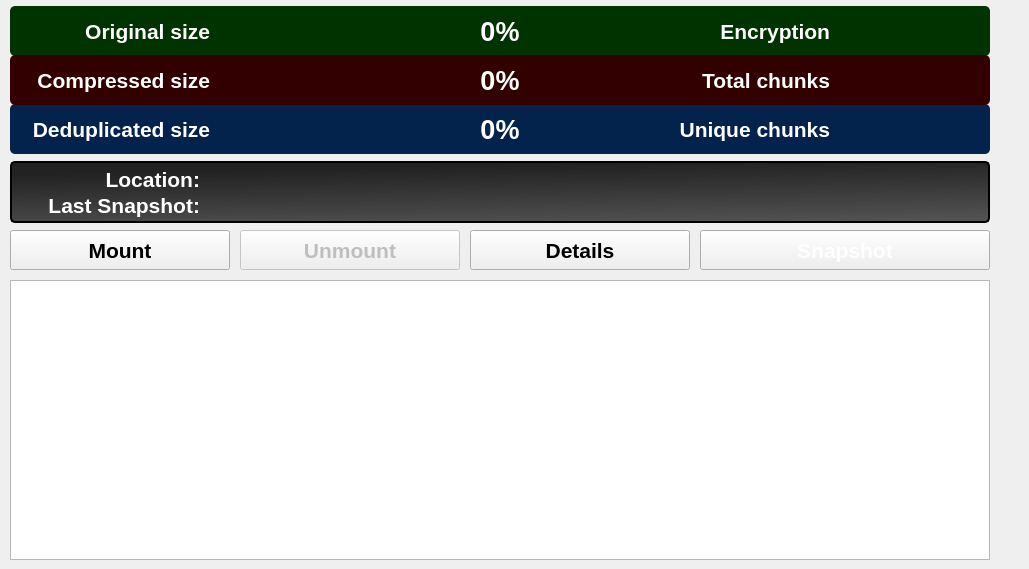
    <widget class="QWidget" name="BackUP">
     <attribute name="title">
      <string>&amp;BackUP</string>
     </attribute>
     <widget class="QProgressBar" name="progressBar_2">
      <property name="geometry">
       <rect>
        <x>10</x>
        <y>55</y>
        <width>980</width>
        <height>50</height>
       </rect>
      </property>
      <property name="font">
       <font>
        <pointsize>20</pointsize>
        <weight>75</weight>
        <bold>true</bold>
       </font>
      </property>
      <property name="layoutDirection">
       <enum>Qt::LeftToRight</enum>
      </property>
      <property name="styleSheet">
       <string notr="true">QProgressBar {
background: #330000;
padding: 2px;
text-align: center;
border-radius: 5px;
color: rgb(255,255,255);
}
QProgressBar::chunk:horizontal {
background: qlineargradient( x1:0,y1:0,x2:1,y2:1,stop: 0 #FF0000, stop: 1 #330000);
border-radius: 3px;
}</string>
      </property>
      <property name="value">
       <number>0</number>
      </property>
      <property name="alignment">
       <set>Qt::AlignCenter</set>
      </property>
      <property name="textDirection">
       <enum>QProgressBar::TopToBottom</enum>
      </property>
      <property name="format">
       <string>%p%</string>
      </property>
     </widget>
     <widget class="QLabel" name="label_3">
      <property name="geometry">
       <rect>
        <x>20</x>
        <y>104</y>
        <width>190</width>
        <height>50</height>
       </rect>
      </property>
      <property name="font">
       <font>
        <pointsize>16</pointsize>
        <weight>75</weight>
        <bold>true</bold>
       </font>
      </property>
      <property name="styleSheet">
       <string notr="true">color: rgb(255,255,255);
background:rgba(0,0,0,0);</string>
      </property>
      <property name="lineWidth">
       <number>0</number>
      </property>
      <property name="text">
       <string>Deduplicated size</string>
      </property>
      <property name="alignment">
       <set>Qt::AlignRight|Qt::AlignTrailing|Qt::AlignVCenter</set>
      </property>
     </widget>
     <widget class="QLabel" name="Info">
      <property name="geometry">
       <rect>
        <x>210</x>
        <y>6</y>
        <width>130</width>
        <height>50</height>
       </rect>
      </property>
      <property name="font">
       <font>
        <family>Droid Sans Thai</family>
        <pointsize>16</pointsize>
        <weight>75</weight>
        <bold>true</bold>
       </font>
      </property>
      <property name="layoutDirection">
       <enum>Qt::RightToLeft</enum>
      </property>
      <property name="styleSheet">
       <string notr="true">color: rgb(255,255,255);
background:rgba(0,0,0,0);</string>
      </property>
      <property name="text">
       <string/>
      </property>
      <property name="alignment">
       <set>Qt::AlignRight|Qt::AlignTrailing|Qt::AlignVCenter</set>
      </property>
     </widget>
     <widget class="QPushButton" name="BackUP_NOW">
      <property name="enabled">
       <bool>true</bool>
      </property>
      <property name="geometry">
       <rect>
        <x>700</x>
        <y>230</y>
        <width>290</width>
        <height>40</height>
       </rect>
      </property>
      <property name="font">
       <font>
        <pointsize>16</pointsize>
        <weight>75</weight>
        <bold>true</bold>
       </font>
      </property>
      <property name="styleSheet">
       <string notr="true">color:#FFFFFF;</string>
      </property>
      <property name="text">
       <string>Snapshot</string>
      </property>
     </widget>
     <widget class="QLabel" name="Info_2">
      <property name="geometry">
       <rect>
        <x>210</x>
        <y>55</y>
        <width>130</width>
        <height>50</height>
       </rect>
      </property>
      <property name="font">
       <font>
        <family>Droid Sans Thai</family>
        <pointsize>16</pointsize>
        <weight>75</weight>
        <bold>true</bold>
       </font>
      </property>
      <property name="layoutDirection">
       <enum>Qt::RightToLeft</enum>
      </property>
      <property name="styleSheet">
       <string notr="true">color: rgb(255,255,255);
background:rgba(0,0,0,0);</string>
      </property>
      <property name="text">
       <string/>
      </property>
      <property name="alignment">
       <set>Qt::AlignRight|Qt::AlignTrailing|Qt::AlignVCenter</set>
      </property>
     </widget>
     <widget class="QLabel" name="label">
      <property name="geometry">
       <rect>
        <x>20</x>
        <y>6</y>
        <width>190</width>
        <height>50</height>
       </rect>
      </property>
      <property name="font">
       <font>
        <pointsize>16</pointsize>
        <weight>75</weight>
        <bold>true</bold>
        <kerning>true</kerning>
       </font>
      </property>
      <property name="styleSheet">
       <string notr="true">color: rgb(255,255,255);
background:rgba(0,0,0,0);
</string>
      </property>
      <property name="frameShape">
       <enum>QFrame::NoFrame</enum>
      </property>
      <property name="frameShadow">
       <enum>QFrame::Plain</enum>
      </property>
      <property name="lineWidth">
       <number>0</number>
      </property>
      <property name="text">
       <string>Original size</string>
      </property>
      <property name="alignment">
       <set>Qt::AlignRight|Qt::AlignTrailing|Qt::AlignVCenter</set>
      </property>
     </widget>
     <widget class="QProgressBar" name="progressBar">
      <property name="geometry">
       <rect>
        <x>10</x>
        <y>6</y>
        <width>980</width>
        <height>50</height>
       </rect>
      </property>
      <property name="font">
       <font>
        <pointsize>20</pointsize>
        <weight>75</weight>
        <bold>true</bold>
       </font>
      </property>
      <property name="styleSheet">
       <string notr="true">QProgressBar {
background: #003300;
padding: 2px;
text-align: center;
border-radius: 5px;
color: rgb(255,255,255);
}
QProgressBar::chunk:horizontal {
background: qlineargradient( x1:0,y1:0,x2:1,y2:1,stop: 0 #00FF00, stop: 1 #003300);
border-radius: 3px;
}</string>
      </property>
      <property name="maximum">
       <number>100</number>
      </property>
      <property name="value">
       <number>0</number>
      </property>
      <property name="alignment">
       <set>Qt::AlignCenter</set>
      </property>
      <property name="orientation">
       <enum>Qt::Horizontal</enum>
      </property>
      <property name="format">
       <string>%p%</string>
      </property>
     </widget>
     <widget class="QProgressBar" name="progressBar_3">
      <property name="geometry">
       <rect>
        <x>10</x>
        <y>104</y>
        <width>980</width>
        <height>50</height>
       </rect>
      </property>
      <property name="font">
       <font>
        <pointsize>20</pointsize>
        <weight>75</weight>
        <bold>true</bold>
       </font>
      </property>
      <property name="styleSheet">
       <string notr="true">QProgressBar {
background: #03224c;
padding: 2px;
text-align: center;
border-radius: 5px;
color: rgb(255,255,255);
}
QProgressBar::chunk:horizontal {
background: qlineargradient(x1: 0, y1: 0.1, x2: 1, y2: 0.5, stop: 0 #00c1ff, stop: 1 #0f448c);
border-radius: 3px;
}</string>
      </property>
      <property name="value">
       <number>0</number>
      </property>
      <property name="alignment">
       <set>Qt::AlignCenter</set>
      </property>
      <property name="format">
       <string>%p%</string>
      </property>
     </widget>
     <widget class="QLabel" name="Info_3">
      <property name="geometry">
       <rect>
        <x>210</x>
        <y>104</y>
        <width>130</width>
        <height>50</height>
       </rect>
      </property>
      <property name="font">
       <font>
        <family>Droid Sans Thai</family>
        <pointsize>16</pointsize>
        <weight>75</weight>
        <bold>true</bold>
       </font>
      </property>
      <property name="layoutDirection">
       <enum>Qt::RightToLeft</enum>
      </property>
      <property name="styleSheet">
       <string notr="true">color: rgb(255,255,255);
background:rgba(0,0,0,0);</string>
      </property>
      <property name="text">
       <string/>
      </property>
      <property name="alignment">
       <set>Qt::AlignRight|Qt::AlignTrailing|Qt::AlignVCenter</set>
      </property>
     </widget>
     <widget class="QLabel" name="label_2">
      <property name="geometry">
       <rect>
        <x>20</x>
        <y>55</y>
        <width>190</width>
        <height>50</height>
       </rect>
      </property>
      <property name="font">
       <font>
        <pointsize>16</pointsize>
        <weight>75</weight>
        <bold>true</bold>
       </font>
      </property>
      <property name="styleSheet">
       <string notr="true">color: rgb(255,255,255);
background:rgba(0,0,0,0);</string>
      </property>
      <property name="lineWidth">
       <number>0</number>
      </property>
      <property name="text">
       <string>Compressed size</string>
      </property>
      <property name="alignment">
       <set>Qt::AlignRight|Qt::AlignTrailing|Qt::AlignVCenter</set>
      </property>
     </widget>
     <widget class="QPushButton" name="Unmount">
      <property name="enabled">
       <bool>false</bool>
      </property>
      <property name="geometry">
       <rect>
        <x>240</x>
        <y>230</y>
        <width>220</width>
        <height>40</height>
       </rect>
      </property>
      <property name="font">
       <font>
        <pointsize>16</pointsize>
        <weight>75</weight>
        <bold>true</bold>
       </font>
      </property>
      <property name="styleSheet">
       <string notr="true"/>
      </property>
      <property name="text">
       <string>Unmount</string>
      </property>
     </widget>
     <widget class="QPushButton" name="Mount">
      <property name="enabled">
       <bool>true</bool>
      </property>
      <property name="geometry">
       <rect>
        <x>10</x>
        <y>230</y>
        <width>220</width>
        <height>40</height>
       </rect>
      </property>
      <property name="font">
       <font>
        <pointsize>16</pointsize>
        <weight>75</weight>
        <bold>true</bold>
       </font>
      </property>
      <property name="text">
       <string>Mount</string>
      </property>
     </widget>
     <widget class="QPushButton" name="openMount">
      <property name="enabled">
       <bool>true</bool>
      </property>
      <property name="geometry">
       <rect>
        <x>10</x>
        <y>-360</y>
        <width>220</width>
        <height>40</height>
       </rect>
      </property>
      <property name="font">
       <font>
        <pointsize>16</pointsize>
        <weight>75</weight>
        <bold>true</bold>
       </font>
      </property>
      <property name="styleSheet">
       <string notr="true">background:#0000AA; color:#FFFFFF;</string>
      </property>
      <property name="text">
       <string>Open Mount</string>
      </property>
     </widget>
     <widget class="QLabel" name="Info_4">
      <property name="geometry">
       <rect>
        <x>840</x>
        <y>55</y>
        <width>120</width>
        <height>50</height>
       </rect>
      </property>
      <property name="font">
       <font>
        <family>Droid Sans Thai</family>
        <pointsize>16</pointsize>
        <weight>75</weight>
        <bold>true</bold>
       </font>
      </property>
      <property name="layoutDirection">
       <enum>Qt::RightToLeft</enum>
      </property>
      <property name="styleSheet">
       <string notr="true">color: rgb(255,255,255);
background:rgba(0,0,0,0);</string>
      </property>
      <property name="text">
       <string/>
      </property>
      <property name="alignment">
       <set>Qt::AlignRight|Qt::AlignTrailing|Qt::AlignVCenter</set>
      </property>
     </widget>
     <widget class="QLabel" name="label_9">
      <property name="geometry">
       <rect>
        <x>660</x>
        <y>55</y>
        <width>170</width>
        <height>50</height>
       </rect>
      </property>
      <property name="font">
       <font>
        <pointsize>16</pointsize>
        <weight>75</weight>
        <bold>true</bold>
       </font>
      </property>
      <property name="styleSheet">
       <string notr="true">color: rgb(255,255,255);
background:rgba(0,0,0,0);</string>
      </property>
      <property name="lineWidth">
       <number>0</number>
      </property>
      <property name="text">
       <string>Total chunks</string>
      </property>
      <property name="alignment">
       <set>Qt::AlignRight|Qt::AlignTrailing|Qt::AlignVCenter</set>
      </property>
     </widget>
     <widget class="QLabel" name="Info_5">
      <property name="geometry">
       <rect>
        <x>840</x>
        <y>104</y>
        <width>120</width>
        <height>50</height>
       </rect>
      </property>
      <property name="font">
       <font>
        <family>Droid Sans Thai</family>
        <pointsize>16</pointsize>
        <weight>75</weight>
        <bold>true</bold>
       </font>
      </property>
      <property name="layoutDirection">
       <enum>Qt::RightToLeft</enum>
      </property>
      <property name="styleSheet">
       <string notr="true">color: rgb(255,255,255);
background:rgba(0,0,0,0);</string>
      </property>
      <property name="text">
       <string/>
      </property>
      <property name="alignment">
       <set>Qt::AlignRight|Qt::AlignTrailing|Qt::AlignVCenter</set>
      </property>
     </widget>
     <widget class="QLabel" name="label_10">
      <property name="geometry">
       <rect>
        <x>660</x>
        <y>104</y>
        <width>170</width>
        <height>50</height>
       </rect>
      </property>
      <property name="font">
       <font>
        <pointsize>16</pointsize>
        <weight>75</weight>
        <bold>true</bold>
       </font>
      </property>
      <property name="styleSheet">
       <string notr="true">color: rgb(255,255,255);
background:rgba(0,0,0,0);</string>
      </property>
      <property name="lineWidth">
       <number>0</number>
      </property>
      <property name="text">
       <string>Unique chunks</string>
      </property>
      <property name="alignment">
       <set>Qt::AlignRight|Qt::AlignTrailing|Qt::AlignVCenter</set>
      </property>
     </widget>
     <widget class="QLabel" name="label_11">
      <property name="geometry">
       <rect>
        <x>660</x>
        <y>6</y>
        <width>170</width>
        <height>50</height>
       </rect>
      </property>
      <property name="font">
       <font>
        <pointsize>16</pointsize>
        <weight>75</weight>
        <bold>true</bold>
       </font>
      </property>
      <property name="styleSheet">
       <string notr="true">color: rgb(255,255,255);
background:rgba(0,0,0,0);</string>
      </property>
      <property name="lineWidth">
       <number>0</number>
      </property>
      <property name="text">
       <string>Encryption</string>
      </property>
      <property name="alignment">
       <set>Qt::AlignRight|Qt::AlignTrailing|Qt::AlignVCenter</set>
      </property>
     </widget>
     <widget class="QLabel" name="Info_6">
      <property name="geometry">
       <rect>
        <x>840</x>
        <y>6</y>
        <width>120</width>
        <height>50</height>
       </rect>
      </property>
      <property name="font">
       <font>
        <family>Droid Sans Thai</family>
        <pointsize>16</pointsize>
        <weight>75</weight>
        <bold>true</bold>
       </font>
      </property>
      <property name="layoutDirection">
       <enum>Qt::RightToLeft</enum>
      </property>
      <property name="styleSheet">
       <string notr="true">color: rgb(255,255,255);
background:rgba(0,0,0,0);</string>
      </property>
      <property name="text">
       <string/>
      </property>
      <property name="alignment">
       <set>Qt::AlignRight|Qt::AlignTrailing|Qt::AlignVCenter</set>
      </property>
     </widget>
     <widget class="QLabel" name="label_12">
      <property name="geometry">
       <rect>
        <x>20</x>
        <y>164</y>
        <width>180</width>
        <height>30</height>
       </rect>
      </property>
      <property name="font">
       <font>
        <pointsize>16</pointsize>
        <weight>75</weight>
        <bold>true</bold>
       </font>
      </property>
      <property name="styleSheet">
       <string notr="true">color: rgb(255,255,255);
background:rgba(0,0,0,0);</string>
      </property>
      <property name="lineWidth">
       <number>0</number>
      </property>
      <property name="text">
       <string>Location:</string>
      </property>
      <property name="alignment">
       <set>Qt::AlignRight|Qt::AlignTrailing|Qt::AlignVCenter</set>
      </property>
     </widget>
     <widget class="QLabel" name="Info_8">
      <property name="geometry">
       <rect>
        <x>210</x>
        <y>164</y>
        <width>740</width>
        <height>30</height>
       </rect>
      </property>
      <property name="font">
       <font>
        <family>Droid Sans Thai</family>
        <pointsize>16</pointsize>
        <weight>50</weight>
        <bold>false</bold>
       </font>
      </property>
      <property name="layoutDirection">
       <enum>Qt::RightToLeft</enum>
      </property>
      <property name="styleSheet">
       <string notr="true">color: rgb(255,255,255);
background:rgba(0,0,0,0);</string>
      </property>
      <property name="text">
       <string/>
      </property>
      <property name="alignment">
       <set>Qt::AlignLeading|Qt::AlignLeft|Qt::AlignVCenter</set>
      </property>
     </widget>
     <widget class="QLabel" name="Info_7">
      <property name="geometry">
       <rect>
        <x>210</x>
        <y>190</y>
        <width>740</width>
        <height>30</height>
       </rect>
      </property>
      <property name="font">
       <font>
        <family>Droid Sans Thai</family>
        <pointsize>16</pointsize>
        <weight>50</weight>
        <bold>false</bold>
       </font>
      </property>
      <property name="layoutDirection">
       <enum>Qt::RightToLeft</enum>
      </property>
      <property name="styleSheet">
       <string notr="true">color: rgb(255,255,255);
background:rgba(0,0,0,0);</string>
      </property>
      <property name="text">
       <string/>
      </property>
      <property name="alignment">
       <set>Qt::AlignLeading|Qt::AlignLeft|Qt::AlignVCenter</set>
      </property>
     </widget>
     <widget class="QLabel" name="label_13">
      <property name="geometry">
       <rect>
        <x>20</x>
        <y>190</y>
        <width>180</width>
        <height>30</height>
       </rect>
      </property>
      <property name="font">
       <font>
        <pointsize>16</pointsize>
        <weight>75</weight>
        <bold>true</bold>
       </font>
      </property>
      <property name="styleSheet">
       <string notr="true">color: rgb(255,255,255);
background:rgba(0,0,0,0);</string>
      </property>
      <property name="lineWidth">
       <number>0</number>
      </property>
      <property name="text">
       <string>Last Snapshot:</string>
      </property>
      <property name="alignment">
       <set>Qt::AlignRight|Qt::AlignTrailing|Qt::AlignVCenter</set>
      </property>
     </widget>
     <widget class="QLabel" name="label_14">
      <property name="geometry">
       <rect>
        <x>10</x>
        <y>161</y>
        <width>980</width>
        <height>62</height>
       </rect>
      </property>
      <property name="styleSheet">
       <string notr="true">QLabel {
background: #03224c;
padding: 2px;
text-align: center;
border-style: outset;
border-width: 2px;
border-radius: 5px;
color: rgb(255,255,255);
background: qlineargradient(x1:0.7, y1:0, x2: 1, y2: 1, stop: 0 #222222, stop: 1 #555555);
}</string>
      </property>
      <property name="text">
       <string/>
      </property>
     </widget>
     <widget class="QTextEdit" name="textINFO">
      <property name="geometry">
       <rect>
        <x>10</x>
        <y>280</y>
        <width>980</width>
        <height>280</height>
       </rect>
      </property>
      <property name="font">
       <font>
        <family>Monospace</family>
        <pointsize>16</pointsize>
        <weight>50</weight>
        <bold>false</bold>
       </font>
      </property>
      <property name="styleSheet">
       <string notr="true"/>
      </property>
      <property name="readOnly">
       <bool>true</bool>
      </property>
      <property name="html">
       <string>&lt;!DOCTYPE HTML PUBLIC &quot;-//W3C//DTD HTML 4.0//EN&quot; &quot;http://www.w3.org/TR/REC-html40/strict.dtd&quot;&gt;
&lt;html&gt;&lt;head&gt;&lt;meta name=&quot;qrichtext&quot; content=&quot;1&quot; /&gt;&lt;style type=&quot;text/css&quot;&gt;
p, li { white-space: pre-wrap; }
&lt;/style&gt;&lt;/head&gt;&lt;body style=&quot; font-family:'Monospace'; font-size:16pt; font-weight:400; font-style:normal;&quot;&gt;
&lt;p style=&quot;-qt-paragraph-type:empty; margin-top:0px; margin-bottom:0px; margin-left:0px; margin-right:0px; -qt-block-indent:0; text-indent:0px; font-size:10pt;&quot;&gt;&lt;br /&gt;&lt;/p&gt;&lt;/body&gt;&lt;/html&gt;</string>
      </property>
     </widget>
     <widget class="QPushButton" name="html">
      <property name="geometry">
       <rect>
        <x>470</x>
        <y>230</y>
        <width>220</width>
        <height>40</height>
       </rect>
      </property>
      <property name="font">
       <font>
        <pointsize>16</pointsize>
        <weight>75</weight>
        <bold>true</bold>
       </font>
      </property>
      <property name="text">
       <string>Details</string>
      </property>
     </widget>
     <widget class="QLabel" name="Mount_Info">
      <property name="geometry">
       <rect>
        <x>-20</x>
        <y>-300</y>
        <width>1020</width>
        <height>280</height>
       </rect>
      </property>
      <property name="font">
       <font>
        <pointsize>15</pointsize>
        <weight>75</weight>
        <bold>true</bold>
       </font>
      </property>
      <property name="styleSheet">
       <string notr="true">QLabel {
padding: 2px;
text-align: center;
border-radius: 5px;
color: rgb(255,255,255);
background: qlineargradient(x2:1, y1:1, x1:1, y1:1, stop: 0 rgba(0,0,0,127), stop: 1 rgba(0,0,0,255));
border-radius: 3px;
}</string>
      </property>
      <property name="text">
       <string>Advanced features are not available as long as BackUP is mounted!</string>
      </property>
      <property name="alignment">
       <set>Qt::AlignCenter</set>
      </property>
     </widget>
     <zorder>label_14</zorder>
     <zorder>progressBar</zorder>
     <zorder>progressBar_3</zorder>
     <zorder>progressBar_2</zorder>
     <zorder>label_3</zorder>
     <zorder>Info</zorder>
     <zorder>Info_2</zorder>
     <zorder>label</zorder>
     <zorder>Info_3</zorder>
     <zorder>label_2</zorder>
     <zorder>Info_4</zorder>
     <zorder>label_9</zorder>
     <zorder>Info_5</zorder>
     <zorder>label_10</zorder>
     <zorder>label_11</zorder>
     <zorder>Info_6</zorder>
     <zorder>label_12</zorder>
     <zorder>Info_8</zorder>
     <zorder>Info_7</zorder>
     <zorder>label_13</zorder>
     <zorder>textINFO</zorder>
     <zorder>Mount_Info</zorder>
     <zorder>BackUP_NOW</zorder>
     <zorder>Unmount</zorder>
     <zorder>html</zorder>
     <zorder>Mount</zorder>
     <zorder>openMount</zorder>
    </widget>
